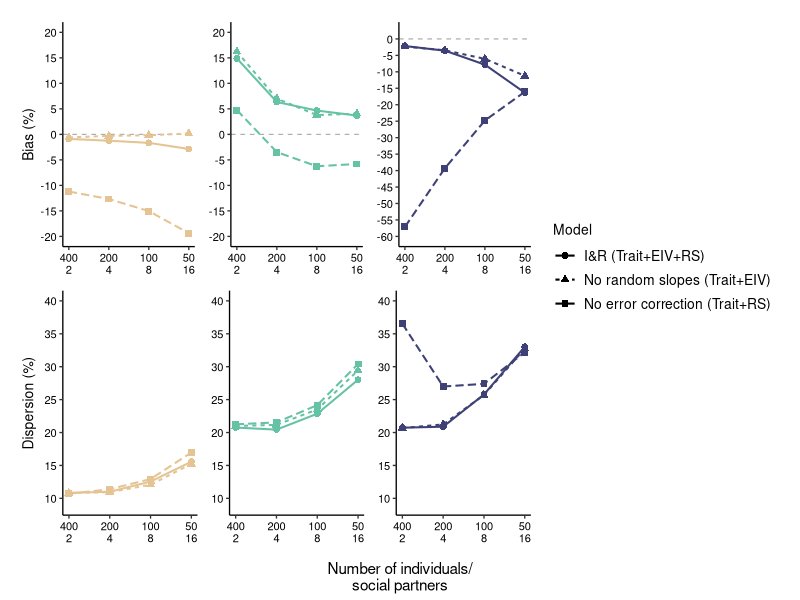

This chart was generated by the following R code:
library(dplyr)
library(stringr)
library(patchwork)
library(ggplot2)
library(RColorBrewer)
library(forcats)


df1_800_400_2_1x  <-read.csv("Output/res_800_400_2_1x_M1.csv")
df1_800_200_4_1x  <-read.csv("Output/res_800_200_4_1x_M1.csv")
df1_800_100_8_1x  <-read.csv("Output/res_800_100_8_1x_M1.csv")
df1_800_50_16_1x  <-read.csv("Output/res_800_50_16_1x_M1.csv")

df4_800_400_2_1x  <-read.csv("Output/res_800_400_2_1x_M4.csv")
df4_800_200_4_1x  <-read.csv("Output/res_800_200_4_1x_M4.csv")
df4_800_100_8_1x  <-read.csv("Output/res_800_100_8_1x_M4.csv")
df4_800_50_16_1x  <-read.csv("Output/res_800_50_16_1x_M4.csv")

df5_800_400_2_1x  <-read.csv("Output/res_800_400_2_1x_M5.csv")
df5_800_200_4_1x  <-read.csv("Output/res_800_200_4_1x_M5.csv")
df5_800_100_8_1x  <-read.csv("Output/res_800_100_8_1x_M5.csv")
df5_800_50_16_1x  <-read.csv("Output/res_800_50_16_1x_M5.csv")


df <- gdata::combine(
  df1_800_400_2_1x, 
  df1_800_200_4_1x, 
  df1_800_100_8_1x,
  df1_800_50_16_1x,
  
  df4_800_400_2_1x, 
  df4_800_200_4_1x, 
  df4_800_100_8_1x,
  df4_800_50_16_1x,
  
  df5_800_400_2_1x, 
  df5_800_200_4_1x, 
  df5_800_100_8_1x,
  df5_800_50_16_1x
)

# Means
Mpsi     = 0.3    # interaction coefficient psi

# Variances
Valpha   = 0.2    # variance direct effect (mean behaviour)
Vepsilon = 0.01   # variance social partner effect (residual impact)
Vx       = 1      # variance social partner phenotype (impact covariate)

# Correlations between variance components
r_alpha_epsilon  =  0       # part of Cov int-phi
r_alpha_x        =  0.6     # part of Cov int-phi 

Vphi <- Mpsi^2 * Vx + Vepsilon
Cov_alpha.phi <- r_alpha_epsilon*(sqrt(Valpha*Vepsilon))+ Mpsi*r_alpha_x*(sqrt(Valpha*Vx))


df$RBias <- NA
df$RBias <- ifelse(df$Parameter=="psi", (df$X50.-Mpsi)/Mpsi, df$RBias)
df$RBias <- ifelse(df$Parameter=="Sigma2_phi", ((df$X50.-Vphi)/Vphi),df$RBias)
df$RBias <- ifelse(df$Parameter=="cov_int_phi", ((df$X50.-Cov_alpha.phi)/Cov_alpha.phi),df$RBias)

df <- rename(df, Q=source)
df$Q <- gsub('df','',df$Q)
df$Q <- as.factor(df$Q)
df[c('Model','N','ind','n_per_ind','repeats')] <- str_split_fixed(df$Q, '_', 5)
df <- df %>%  mutate(ind = fct_relevel(ind, "400","200","100","50"))

RMAD <- function(x) {
  mean_x <- mean(x)
  mae <- mean(abs(x - mean_x))
  mean_abs <- mean(abs(x))
  
  if (mean_abs == 0) return(NA_real_)
  return(mae / mean_abs)
}

# Compute summary statistics
summary <- df %>%
  group_by(Q,N,ind,n_per_ind,repeats, Parameter, Model) %>%
  summarise(
    mean_bias = mean(RBias)*100, # Single point
    sd_bias = sd(RBias),# Dispersion measure
    RMAD = RMAD(X50.)*100,
    MAE = mean(abs(RBias))*100,
    .groups = 'drop'
  )

summary_table_psi <-  filter(summary, Parameter ==  "psi")
summary_table_var <-  filter(summary, Parameter ==  "Sigma2_phi")
summary_table_cov <-  filter(summary, Parameter ==  "cov_int_phi")

summary1 <- filter(summary, Parameter == "psi")
summary2 <- filter(summary, Parameter == "Sigma2_phi" )
summary3 <- filter(summary, Parameter == "cov_int_phi")

summary1$ind <- as.numeric(as.factor(summary1$ind))

# === Bias Plot ===
p1 <- ggplot(summary1, aes(x = as.numeric(ind), y = mean_bias, color = Parameter,  group = Model)) + 
  geom_hline(yintercept = 0, linetype = "dashed", color = "darkgrey", size=0.4) +  # Reference line at 0
  geom_point(aes(shape=Model), size=2)+
  geom_line(aes(y=mean_bias,linetype=Model), size=0.7) +
  scale_x_continuous(name="number of individuals\nsocial partners", 
                     breaks=c(1:4), labels=c("400\n2","200\n4","100\n8","50\n16")) +
  scale_y_continuous(name="Bias (%)", limits=c(-20,20), breaks = seq(-20, 20, 5)) +
  scale_colour_manual(values=c("#E5C494"), labels=c("\U1D449\U1D719"),
                      guide="none") +
  scale_shape_discrete(labels=c("I&R (Trait+EIV+RS)", "No random slopes (Trait+EIV)", "No error correction (Trait+RS)"))+
  scale_linetype_discrete(labels=c("I&R (Trait+EIV+RS)", "No random slopes (Trait+EIV)", "No error correction (Trait+RS)"))+
  theme_bw(base_size=10) +
  theme(panel.grid.major = element_blank(),
        panel.grid.minor = element_blank(),
        panel.border = element_blank(),
        axis.line = element_line(),
        axis.ticks = element_line(),         
        axis.text = element_text(color="black"),
        axis.title.x=element_blank(),
        legend.position = "none",
        legend.text=element_text(size=10),
        legend.title = element_text())


p2<-ggplot(summary1, aes(x = as.numeric(ind), y = RMAD, color = Parameter,  group = Model)) + 
  geom_point(aes(shape=Model), size=2)+
  geom_line(aes(y=RMAD,linetype=Model), size=0.7) +
  scale_x_continuous(name="number of individuals\nsocial partners", 
                     breaks=c(1:4), labels=c("400\n2","200\n4","100\n8","50\n16")) +
  scale_y_continuous(name="Dispersion (%)", limits=c(9,40), breaks = seq(10, 40, 5)) +
  scale_colour_manual(values=c("#E5C494"), labels=c("\U1D449\U1D719"),
                      guide="none") +
  scale_shape_discrete(labels=c("I&R (Trait+EIV+RS)", "No random slopes (Trait+EIV)", "No error correction (Trait+RS)"))+
  scale_linetype_discrete(labels=c("I&R (Trait+EIV+RS)", "No random slopes (Trait+EIV)", "No error correction (Trait+RS)"))+
  theme_bw(base_size=10) +
  theme(panel.grid.major = element_blank(),
        panel.grid.minor = element_blank(),
        panel.border = element_blank(),
        axis.line = element_line(),
        axis.ticks = element_line(),         
        axis.text = element_text(color="black"),
        axis.title.x=element_blank(),
        legend.position = "none",
        legend.text=element_text(size=10),
        legend.title = element_text())


p3 <- ggplot(summary2, aes(x = as.numeric(ind), y = mean_bias, color = Parameter,  group = Model)) + 
  geom_hline(yintercept = 0, linetype = "dashed", color = "darkgrey", size=0.4) +  # Reference line at 0
  geom_point(aes(shape=Model), size=2)+
  geom_line(aes(y=mean_bias,linetype=Model), size=0.7) +
  scale_x_continuous(name="number of individuals\nsocial partners", 
                     breaks=c(1:4), labels=c("400\n2","200\n4","100\n8","50\n16")) +
  scale_y_continuous(name="Bias (%)", limits=c(-20,20), breaks = seq(-20, 20, 5)) +
  scale_colour_manual(values=c("#66C2A5"), labels=c("\U1D449\U1D719"),
                      guide="none") +
  scale_shape_discrete(labels=c("I&R (Trait+EIV+RS)", "No random slopes (Trait+EIV)", "No error correction (Trait+RS)"))+
  scale_linetype_discrete(labels=c("I&R (Trait+EIV+RS)", "No random slopes (Trait+EIV)", "No error correction (Trait+RS)"))+
  theme_bw(base_size=10) +
  theme(panel.grid.major = element_blank(),
        panel.grid.minor = element_blank(),
        panel.border = element_blank(),
        axis.line = element_line(),
        axis.ticks = element_line(),         
        axis.text = element_text(color="black"),
        axis.title.y=element_blank(),
        axis.title.x=element_blank(),
        legend.position = "none",
        legend.text=element_text(size=10),
        legend.title = element_text())
  

p4<-ggplot(summary2, aes(x = as.numeric(ind), y = RMAD, color = Parameter,  group = Model)) + 
  geom_point(aes(shape=Model), size=2)+
  geom_line(aes(y=RMAD,linetype=Model), size=0.7) +
  scale_x_continuous(name="number of individuals\nsocial partners", 
                     breaks=c(1:4), labels=c("400\n2","200\n4","100\n8","50\n16")) +
  scale_y_continuous(name="Dispersion (%)", limits=c(9,40), breaks = seq(10, 40, 5)) +
  scale_colour_manual(values=c("#66C2A5"), labels=c("\U1D449\U1D719"),
                      guide="none") +
  scale_shape_discrete(labels=c("I&R (Trait+EIV+RS)", "No random slopes (Trait+EIV)", "No error correction (Trait+RS)"))+
  scale_linetype_discrete(labels=c("I&R (Trait+EIV+RS)", "No random slopes (Trait+EIV)", "No error correction (Trait+RS)"))+
  theme_bw(base_size=10) +
  theme(panel.grid.major = element_blank(),
        panel.grid.minor = element_blank(),
        panel.border = element_blank(),
        axis.line = element_line(),
        axis.ticks = element_line(),         
        axis.text = element_text(color="black"),
        axis.title.y=element_blank(),
        axis.title.x=element_blank(),
        legend.position = "right",
        legend.text=element_text(size=10),
        legend.title = element_text())


p5 <- ggplot(summary3, aes(x = as.numeric(ind), y = mean_bias, color = Parameter,  group = Model)) + 
  geom_hline(yintercept = 0, linetype = "dashed", color = "darkgrey", size=0.4) +  # Reference line at 0
  geom_point(aes(shape=Model), size=2)+
  geom_line(aes(y=mean_bias,linetype=Model), size=0.7) +
  scale_x_continuous(name="number of individuals\nsocial partners", 
                     breaks=c(1:4), labels=c("400\n2","200\n4","100\n8","50\n16")) +
  scale_y_continuous(name="Bias (%)", limits=c(-60,2), breaks = seq(-60, 2, 5)) +
  scale_colour_manual(values=c("#3F4176"), labels=c("\U1D449\U1D719"),
                      guide="none") +
  scale_shape_discrete(labels=c("I&R (Trait+EIV+RS)", "No random slopes (Trait+EIV)", "No error correction (Trait+RS)"))+
  scale_linetype_discrete(labels=c("I&R (Trait+EIV+RS)", "No random slopes (Trait+EIV)", "No error correction (Trait+RS)"))+
  theme_bw(base_size=10) +
  theme(panel.grid.major = element_blank(),
        panel.grid.minor = element_blank(),
        panel.border = element_blank(),
        axis.line = element_line(),
        axis.ticks = element_line(),         
        axis.text = element_text(color="black"),
        axis.title.y=element_blank(),
        axis.title.x=element_blank(),
        legend.position = "right",
        legend.text=element_text(size=10),
        legend.title = element_text())


p6<-ggplot(summary3, aes(x = as.numeric(ind), y = RMAD, color = Parameter,  group = Model)) + 
  geom_point(aes(shape=Model), size=2)+
  geom_line(aes(y=RMAD,linetype=Model), size=0.7) +
  scale_x_continuous(name="number of individuals\nsocial partners", 
                     breaks=c(1:4), labels=c("400\n2","200\n4","100\n8","50\n16")) +
  scale_y_continuous(name="Bias (%)", limits=c(9,40), breaks = seq(10, 40, 5)) +
  scale_colour_manual(values=c("#3F4176"), labels=c("\U1D449\U1D719"),
                      guide="none") +
  scale_shape_discrete(labels=c("I&R (Trait+EIV+RS)", "No random slopes (Trait+EIV)", "No error correction (Trait+RS)"))+
  scale_linetype_discrete(labels=c("I&R (Trait+EIV+RS)", "No random slopes (Trait+EIV)", "No error correction (Trait+RS)"))+
  theme_bw(base_size=10) +
  theme(panel.grid.major = element_blank(),
        panel.grid.minor = element_blank(),
        panel.border = element_blank(),
        axis.line = element_line(),
        axis.ticks = element_line(),         
        axis.text = element_text(color="black"),
        axis.title.y=element_blank(),
        axis.title.x=element_blank(),
        legend.position = "right",
        legend.text=element_text(size=10),
        legend.title = element_text())


## Create plot ----
patch1 <- ((p1 + p3 + p5) / (p2 + p4 + p6)) + plot_layout(guides = 'collect')
wrap_elements(panel = patch1) + 
  labs(tag = "Number of individuals/\nsocial partners") +
  theme(
    plot.tag = element_text(size = rel(1)),
    plot.tag.position = "bottom"
  ) 
